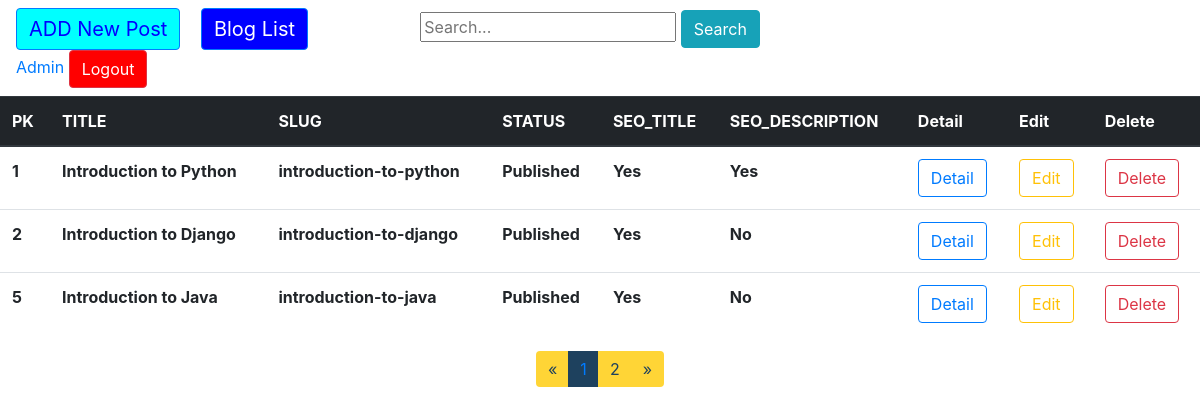
The page /blog/post-list/ (signed in) on the database its author committed.
### blog/models.py (models this page shows, shortened)
class Post(models.Model):
    STATUS_CHOICES = (
        ('Published', 'Published'),
        ('Draft', 'Draft'),
    )
    title = models.CharField(max_length=250)
    body = models.TextField()
    category = models.ForeignKey(Category, on_delete=models.CASCADE)
    seo_title = models.CharField(max_length=60, null=True, blank=True)
    seo_description = models.CharField(max_length=165, null=True, blank=True)
    slug = models.SlugField(max_length=200, unique=True)
    status = models.CharField(max_length=10, default='Draft', choices=STATUS_CHOICES)
    created = models.DateTimeField(auto_now_add=True)
    updated = models.DateTimeField(auto_now=True)

### blog/views.py (the view)
@login_required(login_url='/login/')
def post_list_admin(request):
    template = 'blog/post_list_admin.html'
    post = Post.objects.all()
    pages = pagination(request, post, 3)
    context = {
        'items': pages[0],
        'page_range': pages[1],
    }
    return render(request, template, context)

### example/config.py (called while the page is built)
def pagination(request, data, num=10):
    paginator = Paginator(data, num)
    page = request.GET.get('page')
    try:
        items = paginator.page(page)
    except PageNotAnInteger:
        items = paginator.page(1)
    except EmptyPage:
        items = paginator.page(paginator.num_pages)
    index = items.number-1
    max_index = len(paginator.page_range)
    start_index = index-5 if index >=5 else 0
    end_index = index+5 if index <= max_index-5 else max_index
    page_range = paginator.page_range[start_index:end_index]
    return items, page_range

### templates/blog/post_list_admin.html
{% extends 'base.html' %}
{% block content %}
<table class="table">
    <thead class="thead-dark">
        <tr>
            <th scope="col">PK</th>
            <th scope="col">TITLE</th>
            <th scope="col">SLUG</th>
            <th scope="col">STATUS</th>
            <th scope="col">SEO_TITLE</th>
            <th scope="col">SEO_DESCRIPTION</th>
            <th scope="col">Detail</th>
            <th scope="col">Edit</th>
            <th scope="col">Delete</th>
        </tr>
    </thead>
    <tbody>
        {% for item in items %}
            <tr>
                <th>{{ item.pk }}</th>
                <th>{{ item.title }}</th>
                <th>{{ item.slug }}</th>
                <th>{{ item.status }}</th>
                <th>{% if item.seo_title %}Yes{% else %}No{% endif %}</th>
                <th>{% if item.seo_description %}Yes{% else %}No{% endif %}</th>
                <th><a href="/blog/blog-list/?page={{ item.id }}"><button class="btn btn-outline-primary">Detail</button></a></th>
                <th><a href="{% url 'blog:edit_post' pk=item.pk %}"><button class="btn btn-outline-warning">Edit</button></a></th>
                <th><a href="{% url 'blog:delete_post' pk=item.pk %}"><button class="btn btn-outline-danger">Delete</button></a></th>
            </tr>
        {% endfor %}
    </tbody>
</table>
    {% include 'pagination.html' %}
{% endblock %}

### templates/base.html (shortened to what this page needs)
{% load static %}
<!DOCTYPE html>
<html>
<head>
          <link href="{% static 'css/bootstrap.min.css' %}" rel="stylesheet" type="text/css">
</head>
<body>
<nav class="navbar navbar-inverse">
        <div class="navbar-header">
         <a style="background-color: cyan; color: blue;" class="navbar-brand btn btn-primary" href="{% url 'blog:new_post' %}">ADD New Post</a>
            <a style="background-color: blue; color: white;" class="navbar-brand btn btn-primary" href="{% url 'blog:post_list_admin' %}">Blog List</a>
        </div>
    <form class="col-md-8" method="get" action="{% url 'blog:search' %}">
            <input name="q" value="{{ request.GET.q }}" placeholder="Search..." class="">
        <button type="submit" class="btn btn-info">Search</button>
        </form>
    <form method="POST" action="/logout/">
        <a href="">
                <span class="">{{ request.user.first_name }}</span>
            </a>
    <button style="background-color: red; color: white;" type="submit" class="btn btn-danger">Logout</button>
    </form>
</nav>
{% block content %}
{% endblock %}
</body>
</html>

### templates/pagination.html
{% if items.has_other_pages %}
    <div class="text-center">
        <div class="col-6 offset-3 text-center pagination-set">
            <nav aria-label="">
                <ul class="pagination" style="justify-content: center;">
                    {% if items.has_previous %}
                        <li class="page-item"><a class="page-link" style="background-color: #ffd536; color: #1e415e; border: #1e415e;" href="?page={{items.previous_page_number}}{% if query %}&q={{ query }}{% endif %}">&laquo;</a>
                        </li>
                    {% else %}
                        <li class="page-item disabled"><a class="page-link"
                                                          style="background-color: #ffd536; color: #1e415e; border: #1e415e;">
                            <span>&laquo;</span></a>
                        </li>
                    {% endif %}
                    {% for i in page_range %}
                        {% if items.number == i %}
                            <li class="page_item active"><a class="page-link"
                                                            style="background-color: #1e415e; border: #1e415e;" href="#">{{i}}
                                <span class="sr-only">(current)</span></a>
                            </li>
                        {% else %}
                            <li class="page-item"><a class="page-link"
                                                     style="background-color: #ffd536;
                                                     color: #1e415e; border: #1e415e;" href="?page={{i}}{% if query %}&q={{ query }}{% endif %}">{{i}}</a>
                            </li>
                        {% endif %}
                    {% endfor %}
                    {% if items.has_next %}
                        <li class="page-item"><a class="page-link" style="background-color: #ffd536; color: #1e415e; border: #1e415e;" href="?page={{items.next_page_number}}{% if query %}&q={{ query }}{% endif %}">&raquo;</a>
                        </li>
                    {% else %}
                        <li class="page-item disabled"><a class="page-link" style="background-color: #ffd536; color: #1e415e; border: #1e415e;"><span>&raquo;</span></a>
                </li>
                    {% endif %}
                </ul>
            </nav>
        </div>
    </div>
    {% endif %}

### rows shown on the page
Post: pk "1", title "Introduction to Python", slug "introduction-to-python", status "Published", shows "Yes"
Post: pk "2", title "Introduction to Django", slug "introduction-to-django", status "Published", seo_title "Yes", shows "No"
Post: pk "5", title "Introduction to Java", slug "introduction-to-java", status "Published", seo_title "Yes", shows "No"

### other values the page prints
{{ request.user.first_name }} "Admin"
{{ i }} "1"
{{ i }} "2"
